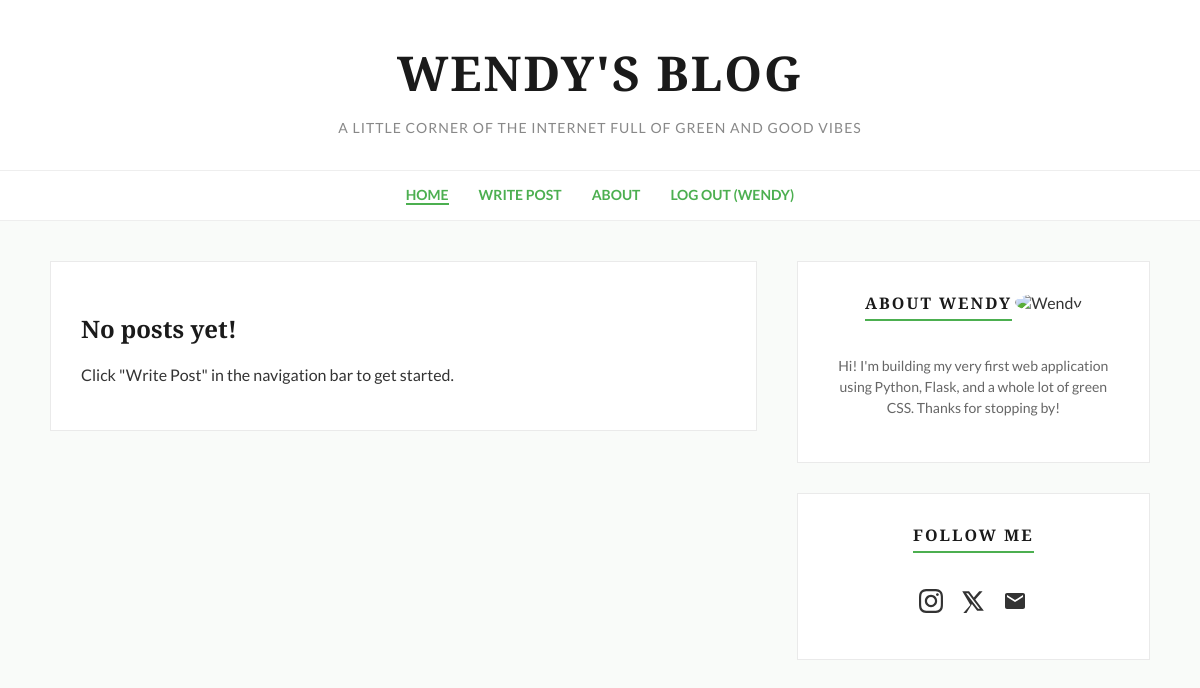
Before: /feed (signed in) with the older database file.
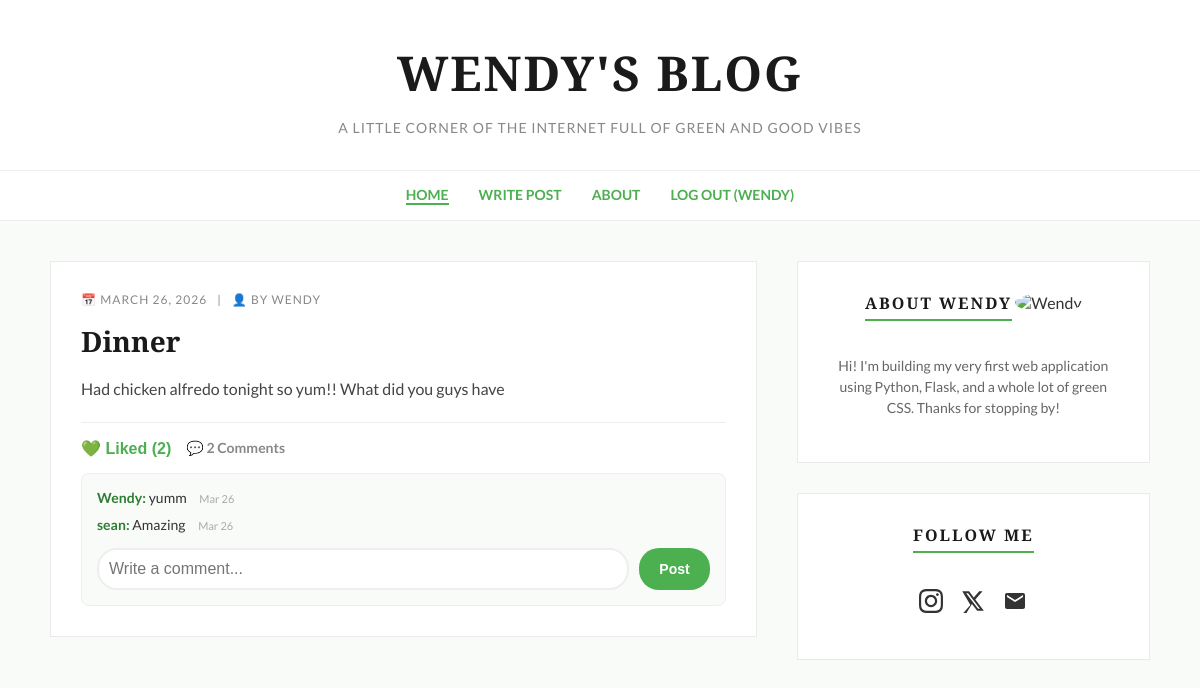
After: the same page with the newer database file.
### app.py (models this page shows)
class User(db.Model, UserMixin):
    id = db.Column(db.Integer, primary_key=True)
    username = db.Column(db.String(100), unique=True, nullable=False)
    email = db.Column(db.String(120), unique=True, nullable=False)
    password = db.Column(db.String(200), nullable=False)
    posts = db.relationship('Post', backref='author', lazy=True)
    comments = db.relationship('Comment', backref='author', lazy=True)
    likes = db.relationship('Like', backref='author', lazy=True)

class Post(db.Model):
    id = db.Column(db.Integer, primary_key=True)
    title = db.Column(db.String(200), nullable=False)
    content = db.Column(db.Text, nullable=False)
    date_posted = db.Column(db.DateTime, nullable=False, default=datetime.utcnow)
    author_id = db.Column(db.Integer, db.ForeignKey('user.id'), nullable=False)
    comments = db.relationship('Comment', backref='post', lazy=True, cascade="all, delete-orphan")
    likes = db.relationship('Like', backref='post', lazy=True, cascade="all, delete-orphan")

class Comment(db.Model):
    id = db.Column(db.Integer, primary_key=True)
    text = db.Column(db.String(500), nullable=False)
    date_posted = db.Column(db.DateTime, nullable=False, default=datetime.utcnow)
    author_id = db.Column(db.Integer, db.ForeignKey('user.id'), nullable=False)
    post_id = db.Column(db.Integer, db.ForeignKey('post.id'), nullable=False)

### app.py (the view)
@app.route("/feed")
@login_required
def feed():
   all_posts = Post.query.all()
   return render_template("feed.html", user=current_user, posts=all_posts)

### app.py (called while the page is built)
@login_manager.user_loader
def load_user(user_id):
    return User.query.get(int(user_id))

### templates/feed.html (shortened to what this page needs)
<!DOCTYPE html>
<html>
<head>
    <link rel="stylesheet" href="{{ url_for('static', filename='style.css') }}">
</head>
<body>
    <header class="blog-header">
        <h1>Wendy's Blog</h1>
        <p>A little corner of the internet full of green and good vibes</p>
    </header>
    <nav class="blog-nav">
        <a href="/feed" style="color: #4CAF50; border-bottom: 2px solid #4CAF50;">Home</a>
        {% if user.email == 'wendy@blog.com' %}
            <a href="/create-post">Write Post</a>
        {% endif %}
        <a href="#">About</a>
        <a href="/logout">Log Out ({{ user.username }})</a>
    </nav>
    <div class="blog-container">
        <main class="main-content">
            {% for post in posts|reverse %}
                <article class="post">
                    <div class="post-content">
                        <div class="post-meta">
                            📅 {{ post.date_posted.strftime('%B %d, %Y') }} &nbsp; | &nbsp; 👤 BY {{ post.author.username }}
                        </div>
                        <h2 class="post-title">{{ post.title }}</h2>
                        <p style="color: #444; line-height: 1.6; white-space: pre-wrap;">{{ post.content }}</p>
                        <div style="display: flex; gap: 15px; align-items: center; margin-top: 20px; border-top: 1px solid #eee; padding-top: 15px;">
                            <form action="/like-post/{{ post.id }}" method="POST" style="margin: 0;">
                                <button type="submit" style="background: none; border: none; color: #4CAF50; cursor: pointer; font-size: 16px; padding: 0; font-weight: bold;">
                                    {% if current_user.id in post.likes|map(attribute='author_id')|list %}
                                        💚 Liked ({{ post.likes|length }})
                                    {% else %}
                                        🤍 Like ({{ post.likes|length }})
                                    {% endif %}
                                </button>
                            </form>
                            <span style="color: #888; font-size: 14px; font-weight: bold;">💬 {{ post.comments|length }} Comments</span>
                        </div>
                        <div style="background: #f9fbf9; padding: 15px; border-radius: 8px; margin-top: 15px; border: 1px solid #eee;">
                            {% for comment in post.comments %}
                                <div style="margin-bottom: 10px; font-size: 14px;">
                                    <strong style="color: #2E7D32;">{{ comment.author.username }}:</strong>
                                    <span style="color: #333;">{{ comment.text }}</span>
                                    <span style="color: #aaa; font-size: 11px; margin-left: 10px;">{{ comment.date_posted.strftime('%b %d') }}</span>
                                </div>
                            {% else %}
                                <p style="font-size: 13px; color: #888; margin: 0 0 10px 0;">No comments yet. Be the first!</p>
                            {% endfor %}
                            <form action="/add-comment/{{ post.id }}" method="POST" style="display: flex; gap: 10px; margin-top: 15px; margin-bottom: 0;">
                                <input type="text" name="text" placeholder="Write a comment..." required style="margin-bottom: 0; padding: 10px; flex: 1; border-radius: 20px;">
                                <button type="submit" style="width: auto; padding: 8px 20px; font-size: 14px; border-radius: 20px;">Post</button>
                            </form>
                        </div>
                    </div>
                </article>
            {% else %}
                <div class="post">
                    <div class="post-content">
                        <h2>No posts yet!</h2>
                        <p>Click "Write Post" in the navigation bar to get started.</p>
                    </div>
                </div>
            {% endfor %}
        </main>
        <aside class="sidebar">
            <div class="widget">
                <h3>About Wendy</h3>
                <img class="profile-pic" src="https://images.unsplash.com/photo-1544005313-94ddf0286df2?auto=format&fit=crop&w=200&q=80" alt="Wendy">
                <p style="font-size: 14px; color: #666; line-height: 1.5;">
                    Hi! I'm building my very first web application using Python, Flask, and a whole lot of green CSS. Thanks for stopping by!
                </p>
            </div>
            <div class="widget">
    <h3>Follow Me</h3>
    <p>
        <a href="#" target="_blank" aria-label="Instagram">
        </a>
        <a href="#" target="_blank" aria-label="X (Twitter)">
            <svg class="social-icon" viewBox="0 0 24 24">
              <path d="M18.244 2.25h3.308l-7.227 8.26 8.502 11.24H16.17l-5.214-6.817L4.99 24.75H1.68l7.73-8.835L1.254 2.25H8.08l4.713 6.231zm-1.161 17.52h1.833L7.084 4.126H5.117z"/>
            </svg>
        </a>
        <a href="mailto:your.email@gmail.com" aria-label="Email">
            <svg class="social-icon" viewBox="0 0 24 24" style="margin-right: 0;">
              <path d="M20 4H4c-1.1 0-1.99.9-1.99 2L2 18c0 1.1.9 2 2 2h16c1.1 0 2-.9 2-2V6c0-1.1-.9-2-2-2zm0 4l-8 5-8-5V6l8 5 8-5v2z"/>
            </svg>
        </a>
    </p>
</div>
        </aside>
    </div>
</body>
</html>

### static/style.css (style rules this page uses)
body { font-family: 'Lato', sans-serif; background-color: #f9fbf9; color: #333; margin: 0; padding: 0; }
h1, h2, h3 { font-family: 'Playfair Display', serif; color: #1a1a1a; }
a { color: #4CAF50; text-decoration: none; transition: color 0.3s ease; }
.blog-header { text-align: center; padding: 40px 20px 20px; background: white; }
.blog-header h1 { font-size: 48px; letter-spacing: 2px; margin: 0 0 10px 0; text-transform: uppercase; }
.blog-header p { color: #888; font-size: 14px; letter-spacing: 1px; text-transform: uppercase; }
.blog-nav { display: flex; justify-content: center; gap: 30px; padding: 15px 0; border-top: 1px solid #eee; border-bottom: 1px solid #eee; background: white; font-weight: bold; font-size: 14px; text-transform: uppercase; }
.blog-container { display: flex; max-width: 1100px; margin: 40px auto; gap: 40px; padding: 0 20px; }
.main-content { flex: 2; }
.sidebar { flex: 1; }
.post { background: white; margin-bottom: 40px; border: 1px solid #eaeaea; }
.post-content { padding: 30px; }
.post-meta { font-size: 12px; color: #888; text-transform: uppercase; letter-spacing: 1px; margin-bottom: 15px; }
.post-title { font-size: 28px; margin: 0 0 15px 0; }
.widget { background: white; padding: 30px; border: 1px solid #eaeaea; margin-bottom: 30px; text-align: center; }
.widget h3 { font-size: 16px; letter-spacing: 2px; text-transform: uppercase; margin-top: 0; border-bottom: 2px solid #4CAF50; display: inline-block; padding-bottom: 5px; margin-bottom: 20px; }
.profile-pic { width: 120px; height: 120px; border-radius: 50%; object-fit: cover; margin-bottom: 15px; }
input, textarea { width: 100%; padding: 14px; margin-bottom: 20px; font-size: 16px; border-radius: 10px; border: 2px solid #eee; box-sizing: border-box; }
button[type="submit"] { width: 100%; padding: 14px; font-size: 18px; font-weight: bold; background: #4CAF50; color: white; border: none; border-radius: 10px; cursor: pointer; }
.social-icon { width: 24px; height: 24px; fill: #333; margin-right: 15px; transition: fill 0.3s ease; vertical-align: middle; }

Changed rows visible on the page:
added Post: date_posted "MARCH 26, 2026", author.username "WENDY", title "Dinner", content "Had chicken alfredo tonight so yum!! What did you guys have", likes|length "2", comments|length "2"
added Comment: author.username "Wendy", text "yumm", date_posted "Mar 26"
added Comment: author.username "sean", text "Amazing", date_posted "Mar 26"
Other visible differences:
text no longer shown: "No posts yet! Click \"Write Post\" in the navigation bar to get started."
